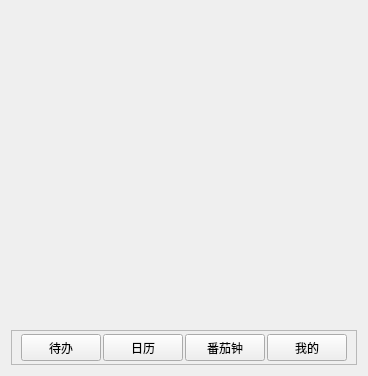
<?xml version="1.0" encoding="UTF-8"?>
<ui version="4.0">
 <class>Form</class>
 <widget class="QWidget" name="Form">
  <property name="geometry">
   <rect>
    <x>0</x>
    <y>0</y>
    <width>356</width>
    <height>376</height>
   </rect>
  </property>
  <property name="windowTitle">
   <string>Form</string>
  </property>
  <layout class="QVBoxLayout" name="verticalLayout" stretch="9,1">
   <item>
    <widget class="QStackedWidget" name="stackedWidget">
     <widget class="QWidget" name="wgtToDo"/>
     <widget class="QWidget" name="wgtClock"/>
    </widget>
   </item>
   <item>
    <widget class="QFrame" name="frame">
     <property name="frameShape">
      <enum>QFrame::StyledPanel</enum>
     </property>
     <property name="frameShadow">
      <enum>QFrame::Raised</enum>
     </property>
     <layout class="QHBoxLayout" name="horizontalLayout">
      <property name="spacing">
       <number>2</number>
      </property>
      <property name="topMargin">
       <number>3</number>
      </property>
      <property name="bottomMargin">
       <number>3</number>
      </property>
      <item>
       <widget class="QPushButton" name="pushButton">
        <property name="sizePolicy">
         <sizepolicy hsizetype="Preferred" vsizetype="Preferred">
          <horstretch>0</horstretch>
          <verstretch>0</verstretch>
         </sizepolicy>
        </property>
        <property name="text">
         <string>待办</string>
        </property>
       </widget>
      </item>
      <item>
       <widget class="QPushButton" name="pushButton_2">
        <property name="sizePolicy">
         <sizepolicy hsizetype="Preferred" vsizetype="Preferred">
          <horstretch>0</horstretch>
          <verstretch>0</verstretch>
         </sizepolicy>
        </property>
        <property name="text">
         <string>日历</string>
        </property>
       </widget>
      </item>
      <item>
       <widget class="QPushButton" name="pushButton_3">
        <property name="sizePolicy">
         <sizepolicy hsizetype="Preferred" vsizetype="Preferred">
          <horstretch>0</horstretch>
          <verstretch>0</verstretch>
         </sizepolicy>
        </property>
        <property name="text">
         <string>番茄钟</string>
        </property>
       </widget>
      </item>
      <item>
       <widget class="QPushButton" name="pushButton_4">
        <property name="sizePolicy">
         <sizepolicy hsizetype="Preferred" vsizetype="Preferred">
          <horstretch>0</horstretch>
          <verstretch>0</verstretch>
         </sizepolicy>
        </property>
        <property name="text">
         <string>我的</string>
        </property>
       </widget>
      </item>
     </layout>
    </widget>
   </item>
  </layout>
 </widget>
 <resources/>
 <connections/>
</ui>
